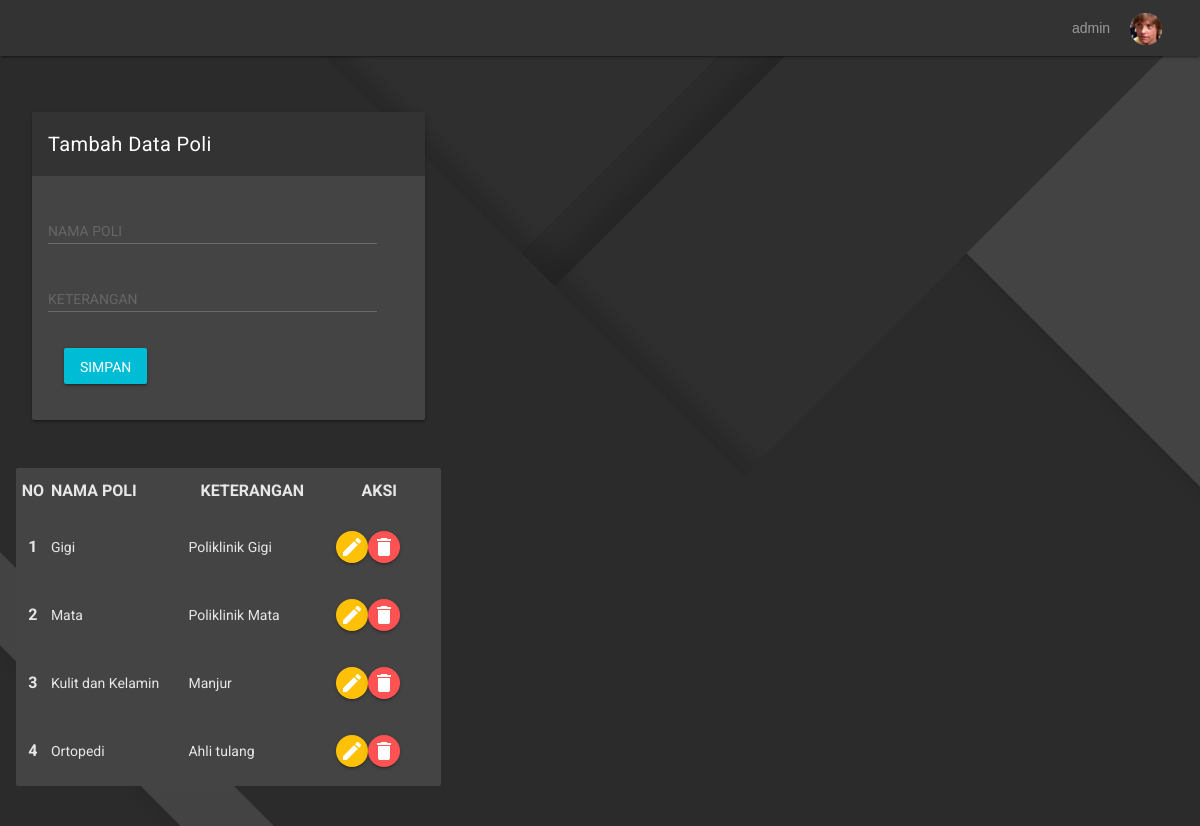
The page /dashboard.php?page=poli (signed in) on the database its author committed.
### tables this page shows
CREATE TABLE `poli` (
  `id` int(11) UNSIGNED NOT NULL,
  `nama_poli` varchar(255) NOT NULL,
  `keterangan` text NOT NULL
);

### poli.php (the view, shortened to what this page needs)
<div class="mdl-grid mdl-cell mdl-cell--12-col-desktop mdl-cell--12-col-tablet mdl-cell--4-col-phone mdl-cell--top">
    <div class="mdl-cell mdl-cell--12-col-desktop mdl-cell--12-col-tablet mdl-cell--4-col-phonee">
        <div class="mdl-card mdl-shadow--2dp">
            <div class="mdl-card__title">
                <h5 class="mdl-card__title-text text-color--white">Tambah Data Poli</h5>
            </div>
            <div class="mdl-card__supporting-text">
                <form class="form form--basic" method="POST" action="" name="myForm" onsubmit="return(validate());">
                <?php
                $nama_poli = '';
                $keterangan = '';
                ?>
                    <div class="mdl-grid">
                        <div class="mdl-cell mdl-cell--12-col-desktop mdl-cell--12-col-tablet mdl-cell--4-col-phone form__article">
                            <div class="mdl-textfield mdl-js-textfield full-size">
                                <input class="mdl-textfield__input" type="text" id="inputPoli" name="nama_poli"  value="<?php echo $nama_poli ?>">
                                <label class="mdl-textfield__label" for="inputPoli">NAMA POLI</label>
                            </div>
                            <div class="mdl-textfield mdl-js-textfield full-size">
                                <input class="mdl-textfield__input" type="text" id="inputKeterangan" name="keterangan" value="<?php echo $keterangan ?>">
                                <label class="mdl-textfield__label" for="inputKeterangan">KETERANGAN</label>
                            </div>
                            <li class="mdl-list__item">
                                <button type="submit" name="simpan" class="mdl-button mdl-js-button mdl-button--raised mdl-js-ripple-effect button--colored-light-blue">
                                    Simpan
                                </button>
                            </li>
                        </div>
                    </div>
                </form>
            </div>
        </div>
    </div>
</div>
<div class="mdl-grid ui-tables">
    <div class="mdl-cell mdl-cell--12-col-desktop mdl-cell--12-col-tablet mdl-cell--4-col-phone">
        <div class="mdl-card mdl-shadow--5dp">
            <div class="table-responsive table--no-card m-b-30">
                <table class="table table-borderless table-striped table-earning">
                    <thead>
                        <tr>
                            <th class="mdl-data-table__cell">NO</th>
                            <th class="mdl-data-table__cell--non-numeric">NAMA POLI</th>
                            <th class="mdl-data-table__cell">KETERANGAN</th>
                            <th class="mdl-data-table__cell">AKSI</th>
                    </thead>
                    <tbody>
                    <?php
                    $result = mysqli_query($mysqli, "SELECT * FROM poli");
                    $no = 1;
                    while ($data = mysqli_fetch_array($result)) {
                    ?>
                        <tr>
                        <th scope="row"><?php echo $no++ ?></th>
                        <td><?php echo $data['nama_poli'] ?></td>
                        <td><?php echo $data['keterangan'] ?></td>
                            <td>
                                    <li class="mdl-list__item">
                                        <a href="dashboard.php?page=poli&id=<?php echo $data['id'] ?>">
                                            <button class="mdl-button mdl-js-button mdl-button--icon mdl-button--raised mdl-js-ripple-effect button--colored-orange">
                                                <i class="material-icons">edit</i>
                                            </button>
                                        </a>
                                        <a href="dashboard.php?page=poli&id=<?php echo $data['id'] ?>&aksi=hapus">
                                            <button class="mdl-button mdl-js-button mdl-button--icon mdl-button--raised mdl-js-ripple-effect button--colored-red">
                                                <i class="material-icons">delete</i>
                                            </button>
                                        </a>
                                    </li>
                            </td>
                        </tr>
                        <?php
                            }
                        ?>
                    </tbody>
                </table>
            </div>
        </div>
    </div>
</div>

### rows shown on the page
poli: nama_poli "Gigi", keterangan "Poliklinik Gigi"
poli: nama_poli "Mata", keterangan "Poliklinik Mata"
poli: nama_poli "Kulit dan Kelamin", keterangan "Manjur"
poli: nama_poli "Ortopedi", keterangan "Ahli tulang"

### other values the page prints
$_SESSION['username'] "admin"
